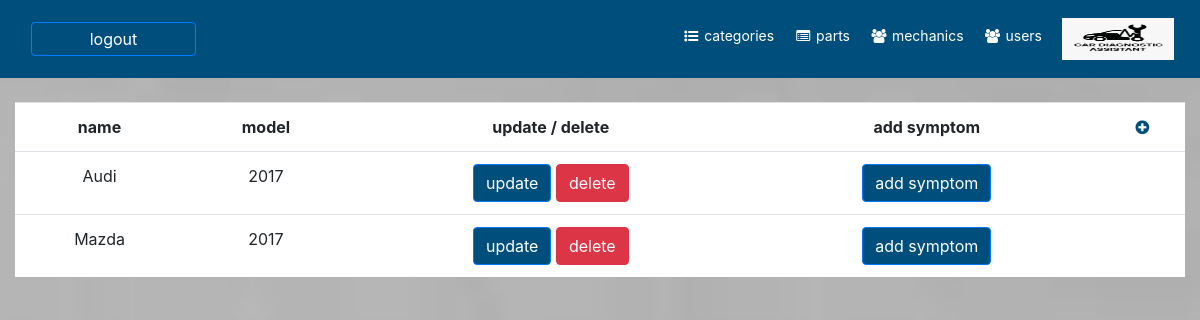
/vehicles.php (signed in), run on the app's committed database.
### tables this page shows
CREATE TABLE `vehicles` (
  `id` int(11) NOT NULL,
  `name` varchar(255) NOT NULL,
  `model` varchar(255) NOT NULL,
  `user_id` int(11) NOT NULL
);

### web/vehicles.php (the view, shortened to what this page needs)
<?php
include("conn.php");
$id = $_SESSION['id'];
$sql = "SELECT * FROM vehicles WHERE user_id = $id";
$query = mysqli_query($db, $sql);
?>
<!DOCTYPE html>
<html lang="en">
<head>
    <link rel="stylesheet" href="https://maxcdn.bootstrapcdn.com/bootstrap/4.5.2/css/bootstrap.min.css">
    <link rel="stylesheet" href="https://cdnjs.cloudflare.com/ajax/libs/font-awesome/4.7.0/css/font-awesome.min.css">
</head>
<body dir="ltr" class="background" style="background-image: url('images/bg.jpeg');background-size: cover;background-repeat: no-repeat;height:100vh">
    <?php
    include('header.php');
    ?>
    <br />
    <div class="row justify-content-center " style="margin: auto">
        <div class="col-12">
            <table style="background: white;width: 100%;text-align: center;direction: ltr;" class="table">
                <tr>
                    <th>
                        name
                    </th>
                    <th>
                        model
                    </th>
                    <th>
                        update / delete
                    </th>
                <th>
                add symptom
                </th>
                    <th>
                        <a href="add_vehicle.php"><i style="color:#004E7C;" class="fa fa-plus-circle"></i></a>
                    </th>
                </tr>
                <?php
                foreach ($query as $row) {
                ?>
                    <tr>
                        <td><?= $row['name']; ?></td>
                        <td><?= $row['model']; ?> </td>
                        <td>
                        <a class="btn btn-primary" href="./update_vehicle.php?id=<?= $row['id']; ?>">update</a>
                        <a class="btn btn-danger" href="./vehicles-delete.php?id=<?= $row['id']; ?>">delete</a>
                        </td>
                        <td>
                        <a class="btn btn-primary" href="./add_symptom.php?vehicle_id=<?= $row['id']; ?>">add symptom</a>
                        </td>
                        <td></td>
                    </tr>
                <?php
                }
                ?>
            </table>
        </div>
    </div>
</body>
</html>

### web/header.php (style rules this page uses)
.row { margin-left: 0px !important; margin-right: 0px !important; }
.btn-primary { background: #004E7C !important; }

### data on the page
vehicles: name "Audi", model "2017"
vehicles: name "Mazda", model "2017"
